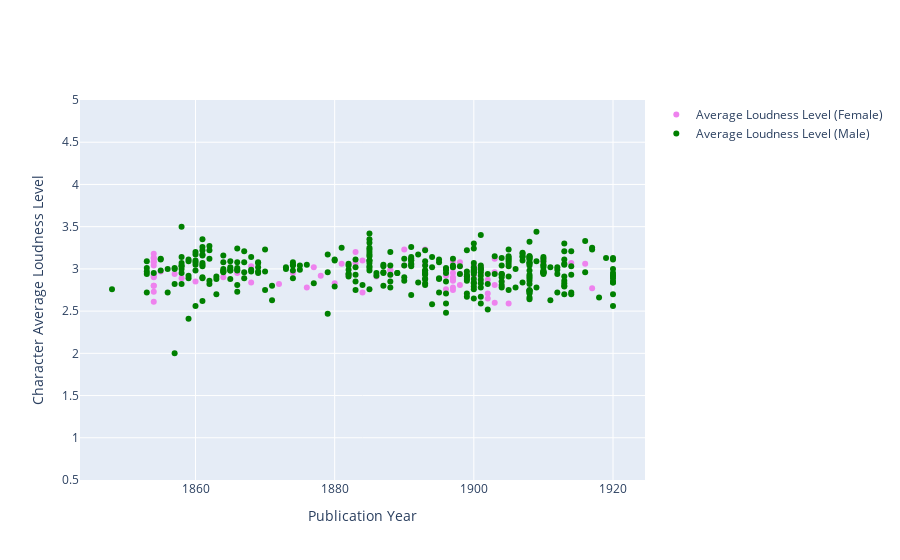

Source (notebook cell):
### Code cell
import plotly.graph_objects as go

# Sort the DataFrame by 'text_used_date' column
df_sorted_by_publication_year_female = df_female.sort_values(by='text_used_date')
df_sorted_by_publication_year_male = df_male.sort_values(by='text_used_date')

# Calculate cosine smoothed loudness values for females
window_size = 50  # Define the window size for cosine smoothing
cosine_smoothed_loudness_female = np.convolve(df_sorted_by_publication_year_female['character_avg_loudness'], np.ones(window_size)/window_size, mode='same')

# Calculate cosine smoothed loudness values for males
cosine_smoothed_loudness_male = np.convolve(df_sorted_by_publication_year_male['character_avg_loudness'], np.ones(window_size)/window_size, mode='same')

# Create scatter plot for loudness for females
scatter_female = go.Scatter(x=df_sorted_by_publication_year_female['text_used_date'], 
                            y=df_sorted_by_publication_year_female['character_avg_loudness'],
                            mode='markers',
                            marker=dict(color='violet'),
                            name='Average Loudness Level (Female)',
                            text=df_sorted_by_publication_year_female['filename'],  # Hover text
                            hoverinfo='text')

# Create scatter plot for loudness for males
scatter_male = go.Scatter(x=df_sorted_by_publication_year_male['text_used_date'], 
                          y=df_sorted_by_publication_year_male['character_avg_loudness'],
                          mode='markers',
                          marker=dict(color='green'),
                          name='Average Loudness Level (Male)',
                          text=df_sorted_by_publication_year_male['filename'],  # Hover text
                          hoverinfo='text')

# Create layout
layout = go.Layout(xaxis=dict(title='Publication Year'),
                   yaxis=dict(title='Character Average Loudness Level', range=[0.5, 5]),
                   hovermode='closest')

# Create figure
fig = go.Figure(data=[scatter_female, scatter_male], layout=layout)

# Show plot
fig.show()

# Export as PNG with high resolution for print
fig.write_image("/Users/sguhr/Desktop/Diss_notebooks/Diss_data_visualization/CharacterALoudness_theme-d-prose_female_male_high_res.png", scale=20)

# Export as HTML
fig.write_html("/Users/sguhr/Desktop/Diss_notebooks/Diss_data_visualization/CharacterALoudness_theme-d-prose_female_male_high_res.html")

### Figure 1 — Plotly figure (JSON) as saved in the notebook; plotly's stock layout.template omitted (floating-point values rounded to 4 significant figures; data arrays with more than 128 entries replaced by an {"elided": "..."} marker saying what was removed)
{"data": [{"hoverinfo": "text", "marker": {"color": "violet"}, "mode": "markers", "name": "Average Loudness Level (Female)", "text": ["Wildermuth_Ottilie_Geschichten_aus_Schwaben_Auch_ein_altes_Paerchen", "Wildermuth_Ottilie_Geschichten_aus_Schwaben_Aus_dem_Leben_einer_Hausfrau_der_neuen_Zeit", "Wildermuth_Ottilie_Geschichten_aus_Schwaben_Das_genuegsame_Pfarrhaus", "Wildermuth_Ottilie_Geschichten_aus_Schwaben_Das_toechterreiche_Pfarrhaus", "Wildermuth_Ottilie_Geschichten_aus_Schwaben_Der_alte_Frey", "Wildermuth_Ottilie_Geschichten_aus_Schwaben_Der_Prinz_aus_Mohrenland", "Wildermuth_Ottilie_Geschichten_aus_Schwaben_Der_Witwe_Toechterlein", "Wildermuth_Ottilie_Geschichten_aus_Schwaben_Der_Englaender", "Wildermuth_Ottilie_Geschichten_aus_Schwaben_Drei_Brueder", "Wildermuth_Ottilie_Geschichten_aus_Schwaben_Eine_alter_Jungfer", "Wildermuth_Ottilie_Geschichten_aus_Schwaben_Keine_Neigungsheirath", "Wildermuth_Ottilie_Geschichten_aus_Schwaben_Die_Jammerbase", "Wildermuth_Ottilie_Geschichten_aus_Schwaben_Das_erfolgreiche_Conzert", "Polko_Elise_Eine_Leonore", "von_Schorn_Henriette_In_guter_und_in_boeser_Zeit", "von_Schorn_Henriette_Kind_und_Kindeskind", "Wildermuth_Ottilie_Onkel_Gottliebs_Jugendliebe", "Ernesti_Louise_Unter_dem_Bauernkittel", "Wildermuth_Ottilie_Krieg_und_Frieden", "von_Duering-Oetken_Helene_Drei_Blumen_am_Wege_eines_Hagestolzen", "Tenger_Mariam_Meister_Hans", "Jarke_Franziska_Und_er_soll_Dein_Herr_sein", "Louran_Hermine_Fliederzweige", "Linz_Amelie_Ein_Grab", "von_Ebner-Eschenbach_Marie_Er_lasst_die_Hand", "Christen_Ada_Kaethes_Federhut", "Linz_Amelie_Das_Fruehlingsbluemchen", "von_Reuss_Zoe_Der_schwarze_Fritz", "von_Suttner_Bertha_Ketten_und_Verkettungen", "von_Ebner-Eschenbach_Marie_Die_Resel", "von_Ebner-Eschenbach_Marie_Krambambuli", "Christen_Ada_Der_einsame_Spatz", "Christen_Ada_Als_er_heimkehrte", "Spyri_Johanna_Was_die_Grossmutter", "von_Peternell_Anna_Die_Frau_Majorin", "Arnold_Hans_Amicitia", "Ludwig_Julie_Waldemars_Brautfahrt", "Frapan_Ilse_Uns_Ida", "Frapan_Ilse_Thedche_Bolzen", "Frapan_Ilse_Bittersuess_Monika", "von_Buelow_Frieda_Die_schoensten_Novellen_Sie_und_Er", "Villinger_Hermine_Aus_unserer_Zeit_Die_Bas", "Villinger_Hermine_Aus_unserer_Zeit_Revisors", "Niese_Charlotte_Geschichten_aus_Corisande_Die_Geschichte_des_Etatsrats", "Niese_Charlotte_Geschichten_aus_Corisande_Corisande", "Viebig_Clara_Die_Cigarrenarbeiterin", "zu_Reventlow_Franziska_Das_graefliche_Milchgeschaeft", "Treu_Eva_Der_gute_Regen", "Janitschek_Maria_Das_kleine_Huendchen", "Boehlau_Helene_Altweimarische_Liebesgeschichten_Das_ehrbussliche_Weiblein", "Janitschek_Maria_Land", "Viebig_Clara_Margrets_Wallfahrt", "Viebig_Clara_Der_Osterquell", "Anklam_Louise_Kindergeschichten_Der_Herr_Kaiser", "Anklam_Louise_Kindergeschichten_Der_Weihnachtsabend", "Anklam_Louise_Kindergeschichten_Der_wilde_Arno", "Anklam_Louise_Kindergeschichten_Der_Wunderdoktor", "Wildermuth_Ottilie_Die_alte_Freundin_Des_Herrn_Pfarrers_Kuh", "Wildermuth_Ottilie_Die_alte_Freundin_Es_ging_ein_Engel_durch_das_Haus", "Merk_Emma_Die_ersehnte_Stunde", "Sapper_Agnes_Das_kleine_Dummerle_Regine_Lenz", "Sapper_Agnes_Das_kleine_Dummerle_Mutter_und_Tochter", "Sapper_Agnes_Das_kleine_Dummerle_Ein_geplagter_Mann", "Sapper_Agnes_Das_kleine_Dummerle_Das_kleine_Dummerle", "Janitschek_Maria_Das_neue_Weib", "Janitschek_Maria_Hysterie", "Janitschek_Maria_Neue_Erziehung", "Meisel-Hess_Grete_Suchende_Seelen_Das_Leid", "Meisel-Hess_Grete_Suchende_Seelen_Die_Luege", "Meisel-Hess_Grete_Suchende_Seelen_Krisis", "Duncker_Dora_Totgelacht", "Behrens_Bertha_Alte_Liebe_und_anderes_Maiblumen", "Behrens_Bertha_Alte_Liebe_und_anderes_Alte_Liebe", "Duncker_Dora_Jugend", "Niese_Charlotte_Es_war_gut_so", "von_Ebner-Eschenbach_Marie_Der_Saeger", "Rie_Therese_Die_Liebende_Die_Spiessbuergerin", "Pappenheim_Bertha_Erzaehlungen_Der_Wunderrabbi", "zu_Reventlow_Franziska_Spiritismus", "Niese_Charlotte_Die_falschen_Weihnachtsbaeume"], "type": "scatter", "x": [1854, 1854, 1854, 1854, 1854, 1854, 1854, 1854, 1854, 1854, 1854, 1854, 1854, 1855, 1857, 1858, 1860, 1864, 1866, 1868, 1868, 1872, 1874, 1876, 1877, 1878, 1880, 1881, 1882, 1883, 1883, 1884, 1884, 1886, 1888, 1888, 1888, 1890, 1890, 1891, 1893, 1893, 1893, 1896, 1896, 1897, 1897, 1897, 1897, 1897, 1897, 1897, 1897, 1898, 1898, 1898, 1898, 1900, 1900, 1900, 1901, 1901, 1901, 1901, 1902, 1902, 1902, 1903, 1903, 1903, 1903, 1904, 1904, 1905, 1910, 1910, 1914, 1916, 1917, 1920], "y": [2.8, 3.09, 2.73, 2.61, 2.91, 2.93, 2.8, 3.18, 2.9, 3.08, 3.13, 3.04, 3.13, 2.97, 2.94, 2.89, 2.85, 2.9, 2.95, 3.03, 2.84, 2.82, 2.95, 2.78, 3.02, 2.92, 2.83, 3.06, 2.92, 3.07, 3.2, 3.1, 2.72, 2.91, 2.99, 2.98, 2.93, 3.04, 3.23, 3.12, 2.95, 3.23, 3.05, 2.92, 2.76, 2.9, 3.01, 3.09, 2.78, 2.86, 2.95, 2.75, 2.87, 2.94, 2.81, 3.03, 3.08, 2.92, 3.04, 2.99, 2.95, 3.02, 3.03, 3.01, 2.65, 2.71, 2.87, 2.6, 3.12, 2.96, 2.81, 2.79, 2.85, 2.59, 3.08, 3.11, 3.07, 3.06, 2.77, 2.89]}, {"hoverinfo": "text", "marker": {"color": "green"}, "mode": "markers", "name": "Average Loudness Level (Male)", "text": {"elided": "345 str values"}, "type": "scatter", "x": {"elided": "345 int values"}, "y": {"elided": "345 float values"}}], "layout": {"hovermode": "closest", "xaxis": {"title": {"text": "Publication Year"}}, "yaxis": {"range": [0.5, 5], "title": {"text": "Character Average Loudness Level"}}}}
